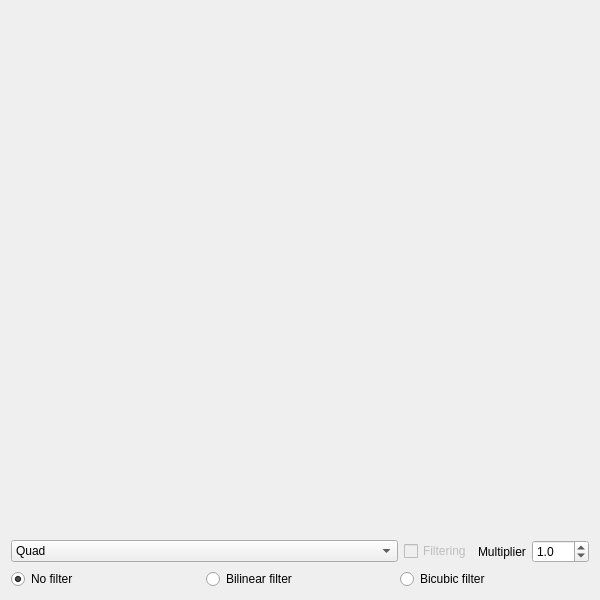
<?xml version="1.0" encoding="UTF-8"?>
<ui version="4.0">
 <class>MainWindow</class>
 <widget class="QMainWindow" name="MainWindow">
  <property name="windowModality">
   <enum>Qt::ApplicationModal</enum>
  </property>
  <property name="geometry">
   <rect>
    <x>0</x>
    <y>0</y>
    <width>600</width>
    <height>600</height>
   </rect>
  </property>
  <property name="windowTitle">
   <string>Homework3</string>
  </property>
  <widget class="QWidget" name="centralWidget">
   <layout class="QVBoxLayout" name="verticalLayout">
    <item>
     <widget class="GLWidget" name="widget" native="true">
      <property name="sizePolicy">
       <sizepolicy hsizetype="Expanding" vsizetype="Expanding">
        <horstretch>0</horstretch>
        <verstretch>0</verstretch>
       </sizepolicy>
      </property>
     </widget>
    </item>
    <item>
     <layout class="QHBoxLayout" name="horizontalLayout_5">
      <item>
       <widget class="QComboBox" name="shaderSelection">
        <property name="sizePolicy">
         <sizepolicy hsizetype="Expanding" vsizetype="Fixed">
          <horstretch>0</horstretch>
          <verstretch>0</verstretch>
         </sizepolicy>
        </property>
        <item>
         <property name="text">
          <string>Quad</string>
         </property>
        </item>
        <item>
         <property name="text">
          <string>Sphere</string>
         </property>
        </item>
        <item>
         <property name="text">
          <string>Cylinder</string>
         </property>
        </item>
       </widget>
      </item>
      <item>
       <widget class="QCheckBox" name="filteringBox">
        <property name="enabled">
         <bool>false</bool>
        </property>
        <property name="text">
         <string>Filtering</string>
        </property>
       </widget>
      </item>
      <item>
       <widget class="QLabel" name="label">
        <property name="text">
         <string>Multiplier</string>
        </property>
       </widget>
      </item>
      <item>
       <widget class="QDoubleSpinBox" name="multiplierBox">
        <property name="decimals">
         <number>1</number>
        </property>
        <property name="singleStep">
         <double>0.100000000000000</double>
        </property>
        <property name="value">
         <double>1.000000000000000</double>
        </property>
       </widget>
      </item>
     </layout>
    </item>
    <item>
     <layout class="QHBoxLayout" name="horizontalLayout_6">
      <item>
       <widget class="QRadioButton" name="radioButton">
        <property name="text">
         <string>No filter</string>
        </property>
        <property name="checked">
         <bool>true</bool>
        </property>
       </widget>
      </item>
      <item>
       <widget class="QRadioButton" name="radioButton_3">
        <property name="text">
         <string>Bilinear filter</string>
        </property>
       </widget>
      </item>
      <item>
       <widget class="QRadioButton" name="radioButton_2">
        <property name="text">
         <string>Bicubic filter</string>
        </property>
       </widget>
      </item>
     </layout>
    </item>
   </layout>
  </widget>
 </widget>
 <layoutdefault spacing="6" margin="11"/>
 <customwidgets>
  <customwidget>
   <class>GLWidget</class>
   <extends>QWidget</extends>
   <header>glwidget.h</header>
   <container>1</container>
   <slots>
    <slot>changeModel(int)</slot>
    <slot>setMultiplier(double)</slot>
    <slot>setFiltering(bool)</slot>
    <slot>noFiltering()</slot>
    <slot>bilinearFiltering()</slot>
    <slot>bicubicFiltering()</slot>
   </slots>
  </customwidget>
 </customwidgets>
 <resources/>
 <connections>
  <connection>
   <sender>shaderSelection</sender>
   <signal>currentIndexChanged(int)</signal>
   <receiver>widget</receiver>
   <slot>changeModel(int)</slot>
   <hints>
    <hint type="sourcelabel">
     <x>220</x>
     <y>564</y>
    </hint>
    <hint type="destinationlabel">
     <x>192</x>
     <y>307</y>
    </hint>
   </hints>
  </connection>
  <connection>
   <sender>multiplierBox</sender>
   <signal>valueChanged(double)</signal>
   <receiver>widget</receiver>
   <slot>setMultiplier(double)</slot>
   <hints>
    <hint type="sourcelabel">
     <x>589</x>
     <y>564</y>
    </hint>
    <hint type="destinationlabel">
     <x>512</x>
     <y>405</y>
    </hint>
   </hints>
  </connection>
  <connection>
   <sender>filteringBox</sender>
   <signal>clicked(bool)</signal>
   <receiver>widget</receiver>
   <slot>setFiltering(bool)</slot>
   <hints>
    <hint type="sourcelabel">
     <x>482</x>
     <y>562</y>
    </hint>
    <hint type="destinationlabel">
     <x>453</x>
     <y>485</y>
    </hint>
   </hints>
  </connection>
  <connection>
   <sender>radioButton</sender>
   <signal>clicked()</signal>
   <receiver>widget</receiver>
   <slot>noFiltering()</slot>
   <hints>
    <hint type="sourcelabel">
     <x>19</x>
     <y>581</y>
    </hint>
    <hint type="destinationlabel">
     <x>24</x>
     <y>405</y>
    </hint>
   </hints>
  </connection>
  <connection>
   <sender>radioButton_3</sender>
   <signal>clicked()</signal>
   <receiver>widget</receiver>
   <slot>bilinearFiltering()</slot>
   <hints>
    <hint type="sourcelabel">
     <x>211</x>
     <y>583</y>
    </hint>
    <hint type="destinationlabel">
     <x>219</x>
     <y>436</y>
    </hint>
   </hints>
  </connection>
  <connection>
   <sender>radioButton_2</sender>
   <signal>clicked()</signal>
   <receiver>widget</receiver>
   <slot>bicubicFiltering()</slot>
   <hints>
    <hint type="sourcelabel">
     <x>410</x>
     <y>579</y>
    </hint>
    <hint type="destinationlabel">
     <x>421</x>
     <y>437</y>
    </hint>
   </hints>
  </connection>
 </connections>
</ui>
